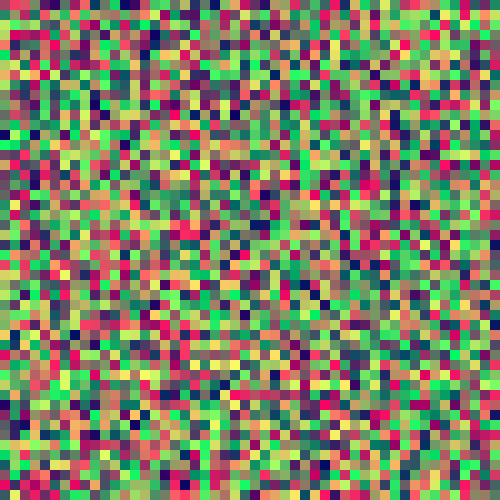
Frame 1 (no input)
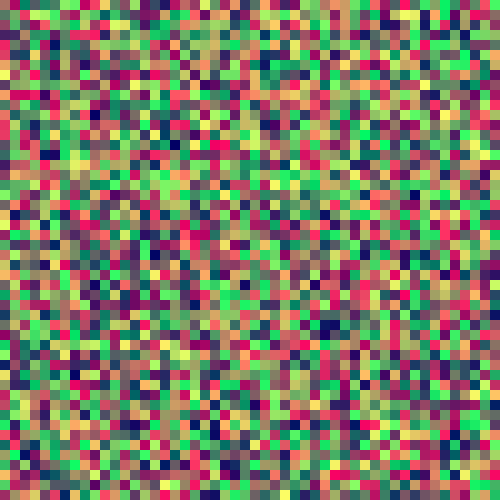
Frame 60 (the mouse pressed at the canvas centre just before this capture)
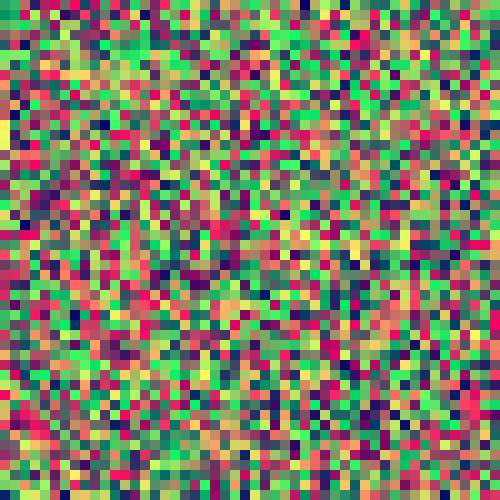
Frame 120 (the mouse held since frame 60 and released just before this capture)

The Processing sketch that drew these frames (run headless with seeded random() and noise(); from frame 60 on, the mouse is pressed at the canvas centre):

// Processing sketch: color_static_loops
// ── color_static_loops.pde

void setup() {
  size(500, 500);
  background(255);
  frameRate(10);
  noStroke();
}


void draw() {
  int l = 10;
  
  for(int y = 0; y < height; y += l) {
    for(int x = 0; x < width; x += l ) {
      fill(random(255), random(255), 100);
      rect(x, y, l, l);
    }
  }
}
